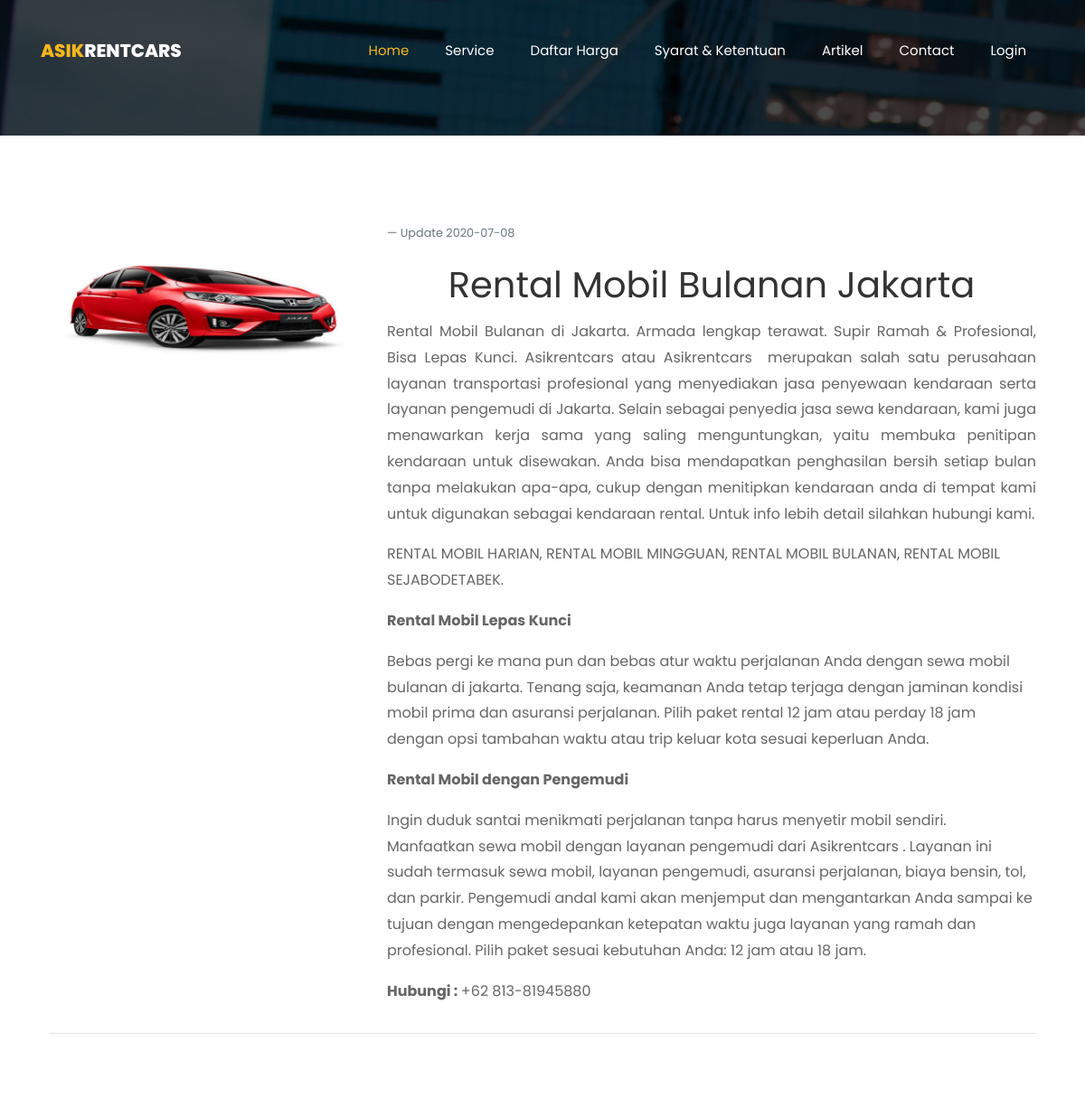
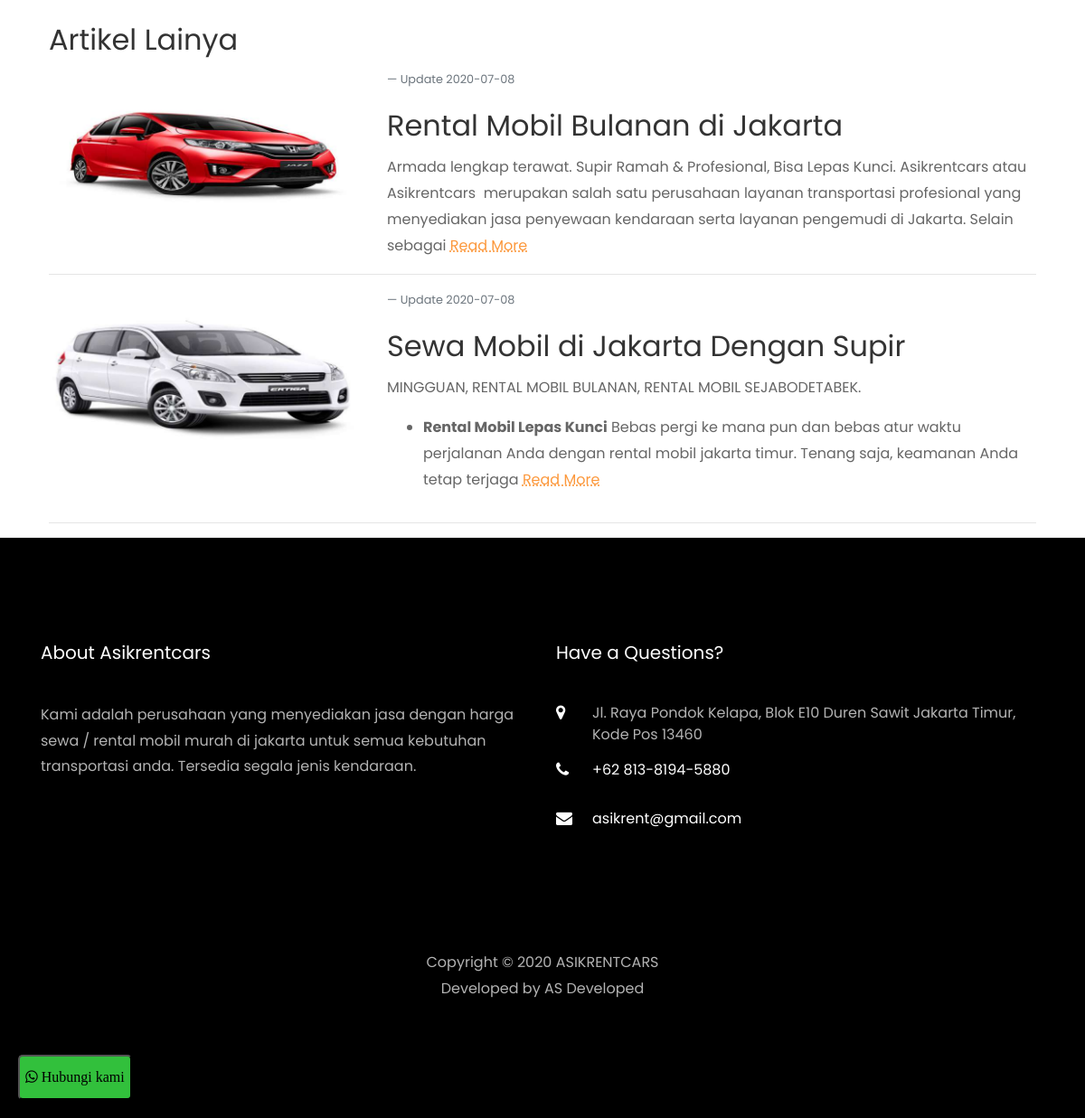
The page /Users/Produk_detail/get_arikel/2 on the database its author committed (2 pictures, top to bottom).
### tables this page shows
CREATE TABLE `artikel` (
  `id_artikel` int(11) NOT NULL,
  `Title` varchar(255) NOT NULL,
  `Deskripsi` text NOT NULL,
  `foto` varchar(255) NOT NULL,
  `tgl` varchar(255) NOT NULL
);

### application/controllers/Users/Produk_detail.php (called while the page is built, shortened)
<?php defined('BASEPATH') OR exit('No direct script access allowed');
class Produk_detail extends CI_Controller{
    public function get_arikel($id=0){
        $data['var'] = $this->Model_data->get_all_data('artikel');
        $data['hasil'] = $this->Model_data->get_by_id('artikel','id_artikel',$id)->row();
        $tmp['content'] = $this->load->view('user/frontend/show_artikel',$data, true);
        $this->load->view('user/templates/bootstrap',$tmp);
    }
}

### index.php (called while the page is built, shortened)
<?php
require_once BASEPATH.'core/CodeIgniter.php';

### application/models/Model_data.php (called while the page is built, shortened)
<?php
class Model_data extends CI_Model
{
	function get_all_data($tabel){
		return $this->db->get($tabel)->result_array();
	}
	function get_by_id($tabel,$col,$id){
		$this->db->where($col,$id);
		$data = $this->db->get($tabel);
		return $data;
	}
}

### application/views/user/frontend/show_artikel.php (the view, shortened to what this page needs)
<div data-aos="zoom-in" class="services-section"
    style="background-image: url('<?php echo base_url()?>assets/images/bg_2.jpg'); width: 100%; height: 150px;">
    <div class="overlay"></div>
</div>
<section class="ftco-section">
    <div class="container px-4">
        <div class="row">
            <div class="col-sm-4">
                <img src="<?php echo base_url()?>./upload/artikel/<?php echo $hasil->foto ?>" style="max-width: 100%;">
            </div>
            <div class="col-sm-8">
                <p class="blockquote-footer">Update <?php echo $hasil->tgl;?></p>
                <p><?php echo $hasil->Deskripsi ?></p>
            </div>
        </div><hr>
    </div>
</section>
    <div class="container px-4">
    <h2>Artikel Lainya</h2>
        <?php function limit_words($string, $word_limit){ $words = explode(" ",$string);
        return implode(" ",array_splice($words,10,$word_limit)); } foreach ($var as $i) :
        $isi=$i['Deskripsi'];
        ?>
        <div class="row">
            <div class="col-sm-4">
                <img src="<?php echo base_url()?>./upload/artikel/<?php echo $i['foto']; ?>" style="max-width: 100%;">
            </div>
            <div class="col-sm-8">
            <p class="blockquote-footer">Update <?php echo $i['tgl'];?></p>
            <a href="<?php echo base_url()?>Users/Produk_detail/get_arikel/<?php echo $i['id_artikel']?>"><h2><?php echo $i['Title']?></h2></a>
            <?php echo limit_words($isi,30);?><a href="<?php echo base_url()?>Users/Produk_detail/get_arikel/<?php echo $i['id_artikel']?>" > <abbr title="Read More"> Read More</abbr></a>
            </div>
        </div><hr>
        <?php endforeach;?>
    </div>

### application/views/user/templates/header.php (shortened to what this page needs)
<!DOCTYPE html>
<html lang="en">
<head>
    <link rel="stylesheet" href="https://maxcdn.bootstrapcdn.com/font-awesome/4.4.0/css/font-awesome.min.css">
    <link rel="stylesheet" href="<?php echo base_url()?>assets/css/open-iconic-bootstrap.min.css">
    <link rel="stylesheet" href="<?php echo base_url()?>assets/css/animate.css">
    <link rel="stylesheet" href="<?php echo base_url()?>assets/css/owl.carousel.min.css">
    <link rel="stylesheet" href="<?php echo base_url()?>assets/css/owl.theme.default.min.css">
    <link rel="stylesheet" href="<?php echo base_url()?>assets/css/magnific-popup.css">
    <link rel="stylesheet" href="<?php echo base_url()?>assets/css/aos.css">
    <link rel="stylesheet" href="<?php echo base_url()?>assets/css/ionicons.min.css">
    <link rel="stylesheet" href="<?php echo base_url()?>assets/css/bootstrap-datepicker.css">
    <link rel="stylesheet" href="<?php echo base_url()?>assets/css/jquery.timepicker.css">
    <link rel="stylesheet" href="<?php echo base_url()?>assets/css/flaticon.css">
    <link rel="stylesheet" href="<?php echo base_url()?>assets/css/icomoon.css">
    <link rel="stylesheet" href="<?php echo base_url()?>assets/css/style.css">
</head>
<body>
    <nav class="navbar navbar-expand-lg navbar-dark ftco_navbar bg-dark ftco-navbar-light" id="ftco-navbar">
        <div class="container">
            <a class="navbar-brand" href="<?= site_url("/")?>"><span>Asik</span>Rentcars</a>
            <div class="collapse navbar-collapse" id="ftco-nav">
                <ul class="navbar-nav ml-auto">
                    <li class="nav-item active"><a href="<?= site_url("/")?>" class="nav-link">Home</a></li>
                    <li class="nav-item"><a href="<?= site_url("services")?>" class="nav-link">Service</a></li>
                    <li class="nav-item"><a href="<?= site_url("pricing")?>" class="nav-link">Daftar Harga</a></li>
                    <li class="nav-item"><a href="<?= site_url("syarat")?>" class="nav-link">Syarat & Ketentuan</a></li>
                    <li class="nav-item"><a href="<?= site_url("artikel")?>" class="nav-link">Artikel</a></li>
                    <li class="nav-item"><a href="<?= site_url("contact")?>" class="nav-link">Contact</a></li>
                    <li class="nav-item"><a href="<?= site_url("administrator")?>" class="nav-link">Login</a></li>
                </ul>
            </div>
        </div>
    </nav>

### application/views/user/templates/bootstrap.php
<?php require('header.php'); ?>
<?php echo $content; ?>
<?php require('footer.php'); ?>
<div style="position:fixed;left:20px;bottom:20px;">
        <a href="https://api.whatsapp.com/send?phone=+6281381945880&text=Hallo mas mau tanya untuk rental mobil-nya masih ada yg ready?">
                <button style="background:#32C03C;vertical-align:center;height:50px;border-radius:5px">
                        <i class="fa fa-whatsapp"> Hubungi kami</i>
                </button>
        </a>
</div>

### application/views/user/templates/footer.php (shortened to what this page needs)
<footer class="ftco-footer ftco-bg-dark ftco-section">
    <div class="container">
        <div class="row mb-5">
            <div class="col-md">
                <div class="ftco-footer-widget mb-4">
                    <h2 class="ftco-heading-2">About Asikrentcars</h2>
                    <p>Kami adalah perusahaan yang menyediakan jasa dengan harga sewa / rental mobil murah di jakarta
                        untuk semua kebutuhan transportasi anda. Tersedia segala jenis kendaraan.</p>
                    <ul class="ftco-footer-social list-unstyled float-md-left float-lft mt-5">
                    </ul>
                </div>
            </div>
            <div class="col-md">
                <div class="ftco-footer-widget mb-4">
                    <h2 class="ftco-heading-2">Have a Questions?</h2>
                    <div class="block-23 mb-3">
                        <ul>
                            <li><span class="icon icon-map-marker"></span><span class="text">Jl. Raya Pondok Kelapa, Blok E10 Duren Sawit Jakarta Timur, Kode Pos 13460</span></li>
                            <li><a href="https://api.whatsapp.com/send?phone=+6281381945880&text=Hallo mas mau tanya-tanya untuk rental mobil"><span class="icon icon-phone"></span><span class="text">+62 813-8194-5880</span></a></li>
                            <li><a href="mailto: asikrent@gmail.com"><span class="icon icon-envelope"></span><span
                                        class="text">asikrent@gmail.com</span></a></li>
                        </ul>
                    </div>
                </div>
            </div>
        </div>
        <div class="row">
            <div class="col-md-12 text-center">
                <p>
                    Copyright &copy;  ASIKRENTCARS<br>Developed by AS Developed
                </p>
            </div>
        </div>
    </div>
</footer>
</body>
</html>

### assets/css/icomoon.css (style rules this page uses)
[class^="icon-"], [class*=" icon-"] { font-family: 'icomoon' !important; speak: none; font-style: normal; font-weight: normal; font-variant: normal; text-transform: none; line-height: 1; -webkit-font-smoothing: antialiased; -moz-osx-font-smoothing: grayscale; }
.icon-map-marker:before { content: "\f041"; }
.icon-phone:before { content: "\f095"; }
.icon-envelope:before { content: "\f0e0"; }

### rows shown on the page
artikel: foto (picture), tgl "2020-07-08", Deskripsi "Rental Mobil Bulanan Jakarta Rental Mobil Bulanan di Jakarta. Armada lengkap terawat. Supir Ramah & Profesional, Bisa Lepas Kunci. Asikrentcars atau Asikrentcars merupakan salah satu perusahaan layanan transportasi profesional yang menyediakan jasa penyewaan kendaraan serta layanan pengemudi di Jakarta. Selain sebagai penyedia jasa sewa kendaraan, kami juga menawarkan kerja sama yang saling menguntungkan, yaitu membuka penitipan kendaraan untuk disewakan. Anda bisa mendapatkan penghasilan bersih setiap bulan tanpa melakukan apa-apa, cukup dengan menitipkan kendaraan anda di tempat kami untuk digunakan sebagai kendaraan rental. Untuk info lebih detail silahkan hubungi kami. RENTAL MOBIL…", Title "Rental Mobil Bulanan di Jakarta", Deskripsi "Armada lengkap terawat. Supir Ramah & Profesional, Bisa Lepas Kunci. Asikrentcars atau Asikrentcars merupakan salah satu perusahaan layanan transportasi profesional yang menyediakan jasa penyewaan kendaraan serta layanan pengemudi di Jakarta. Selain sebagai"
artikel: foto (picture), tgl "2020-07-08", Title "Sewa Mobil di Jakarta Dengan Supir", Deskripsi "MINGGUAN, RENTAL MOBIL BULANAN, RENTAL MOBIL SEJABODETABEK. Rental Mobil Lepas Kunci Bebas pergi ke mana pun dan bebas atur waktu perjalanan Anda dengan rental mobil jakarta timur. Tenang saja, keamanan Anda tetap terjaga"
